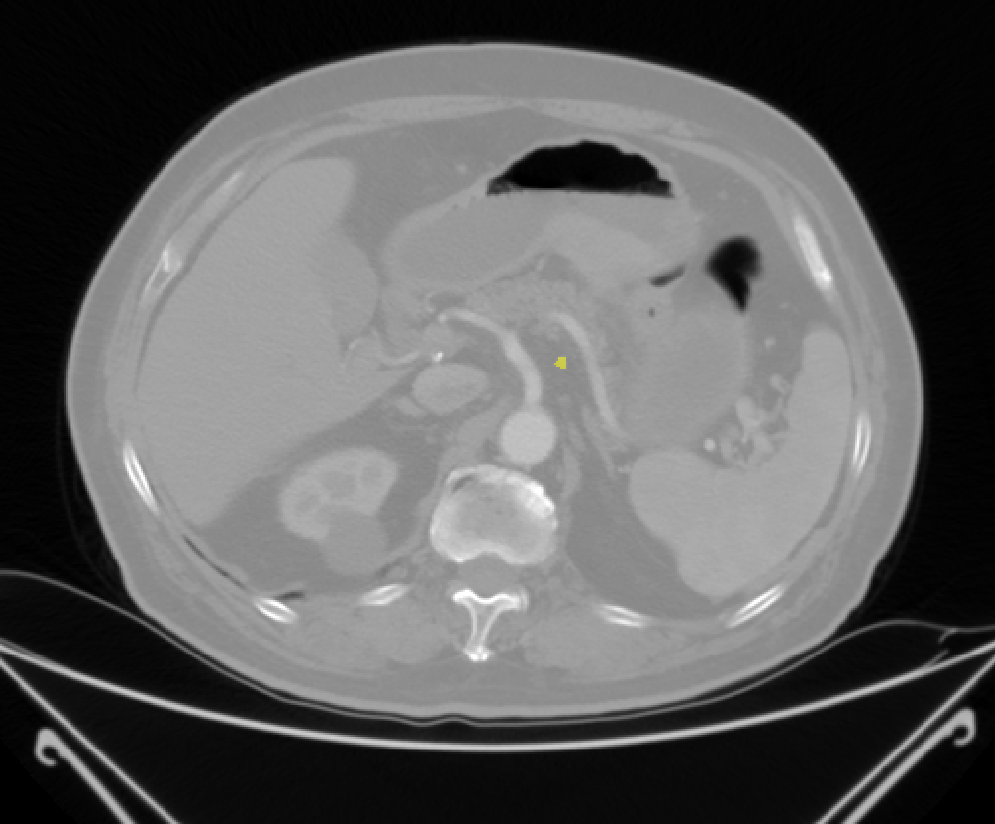
#> input picture code/photo_tools/2.png, 995 x 824 px, found by its file name
$ python cv2_canny_edge_detection.py
#> lines starting #> are read from the running program, lines starting #| are printed output that depends on the picture; after the words box and inside, x2 and y2 are one past the last pixel; in counts of white or black regions, pixels touching at a corner belong together
# ex2tron's blog:
# http://ex2tron.wang

import cv2
import numpy as np

# 1.Canny边缘检测
img = cv2.imread(r'C:\Users\Tong\Desktop\label\2.png', 0)
#> img: shape (824, 995); min 0, max 255, mean 93.5
edges = cv2.Canny(img, 30, 70)
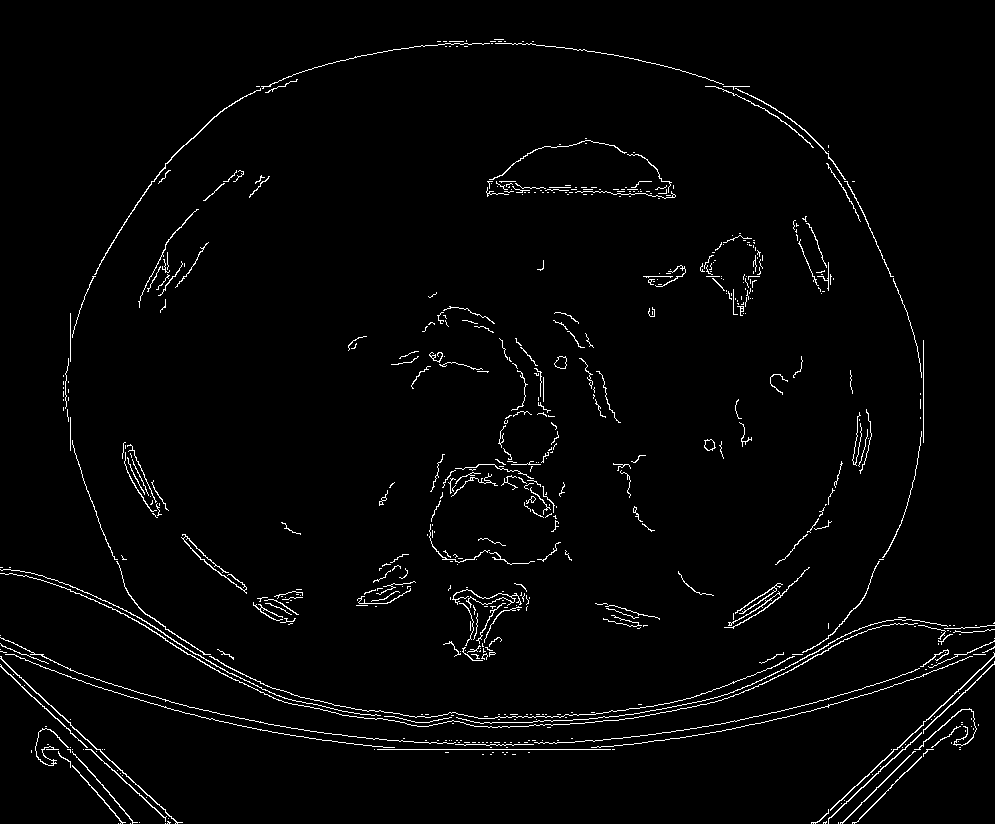
#> edges: shape (824, 995); 2.2% white in thin lines or dots

# cv2.imshow('canny', edges)
# cv2.waitKey(0)


# 2.先阈值，后边缘检测
# 阈值分割（使用到了番外篇讲到的Otsu自动阈值）
_, thresh = cv2.threshold(img, 0, 255, cv2.THRESH_BINARY + cv2.THRESH_OTSU)
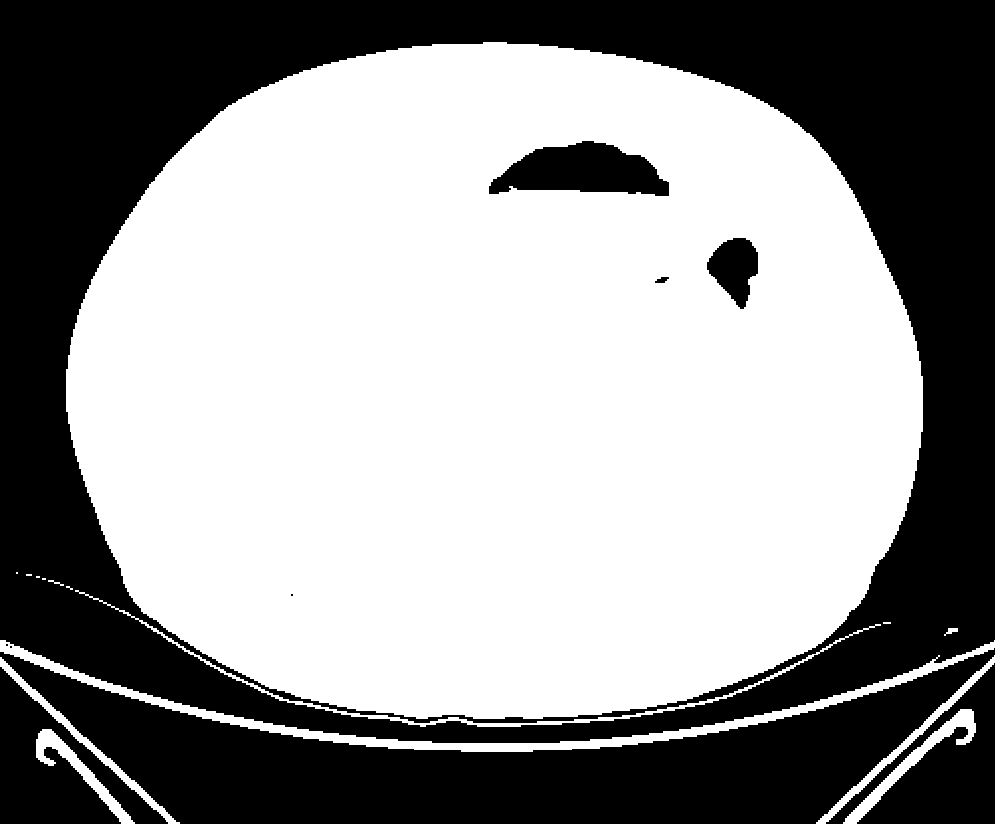
#> thresh: shape (824, 995); 58.7% white; 10 black regions (3 under 20 px), largest, box (x1, y1, x2, y2) and area: (0, 0, 995, 743) 231667, (0, 648, 995, 824) 75019, (0, 667, 168, 824) 11622
edges = cv2.Canny(thresh, 30, 70)
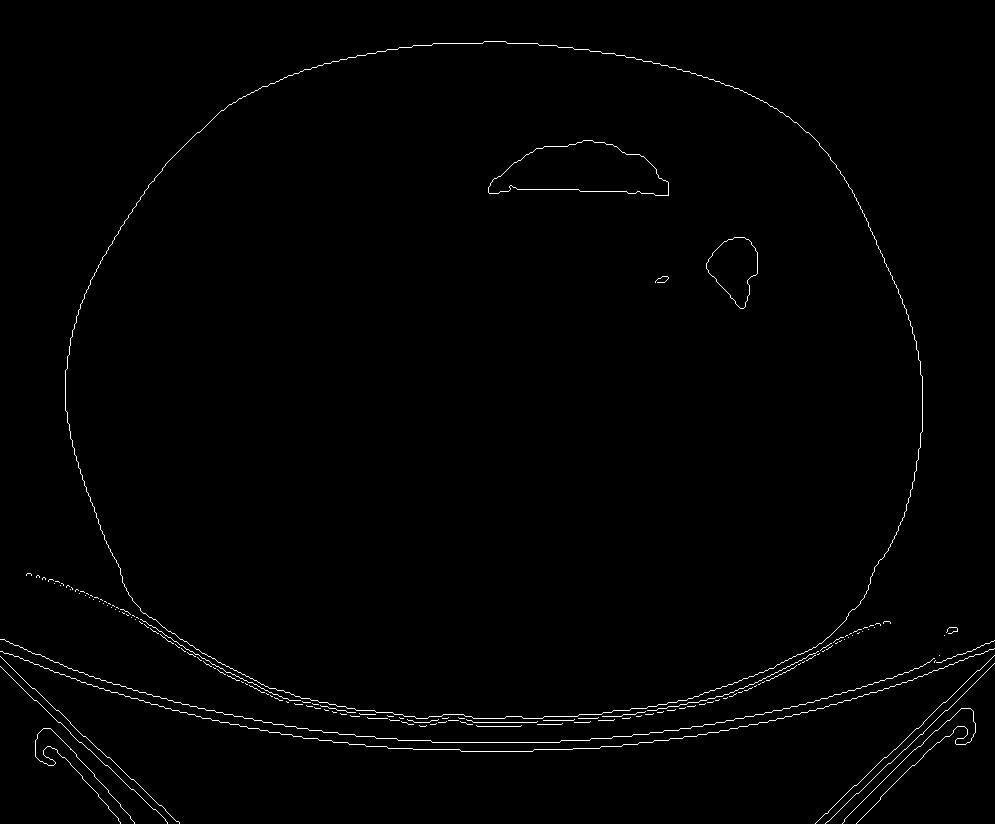
#> edges: shape (824, 995); 0.92% white in thin lines or dots

cv2.imshow('canny',  thresh)
cv2.waitKey(0)

cv2.imshow('canny',  edges)
cv2.waitKey(0)
